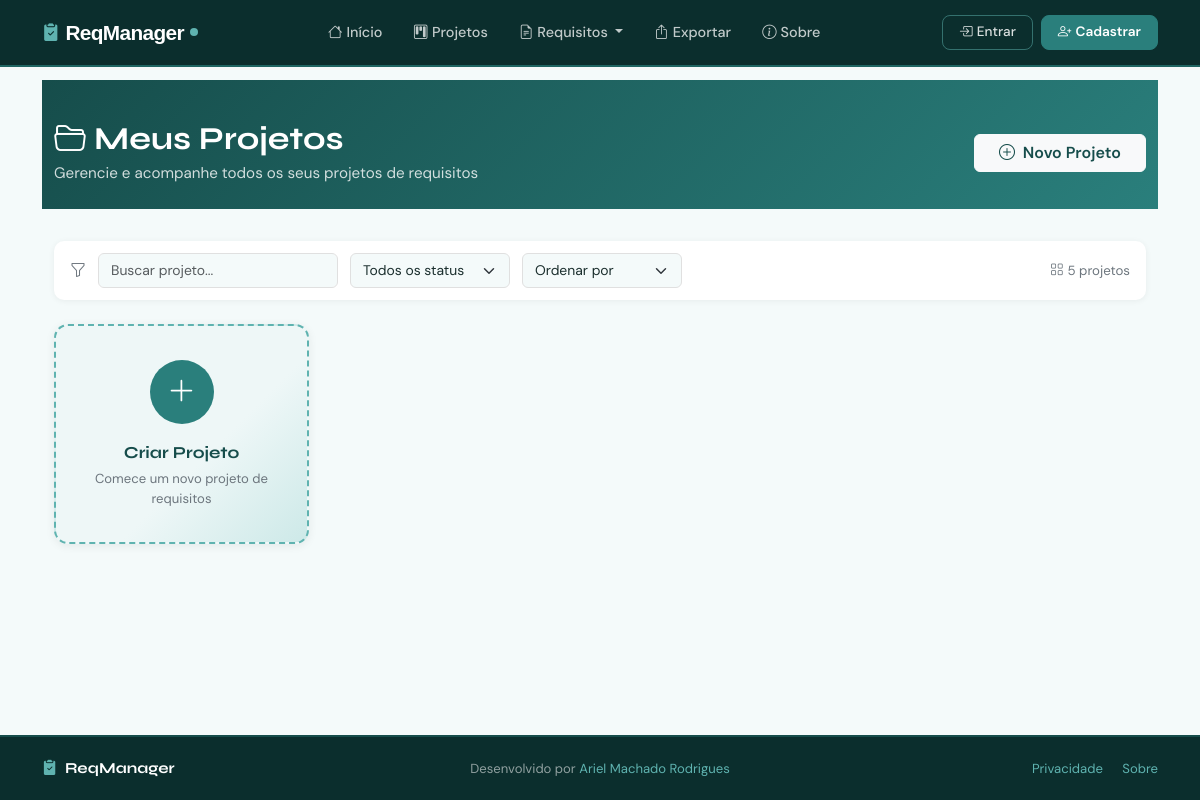
Before: /reqmanager/projetos/ with the older database file.
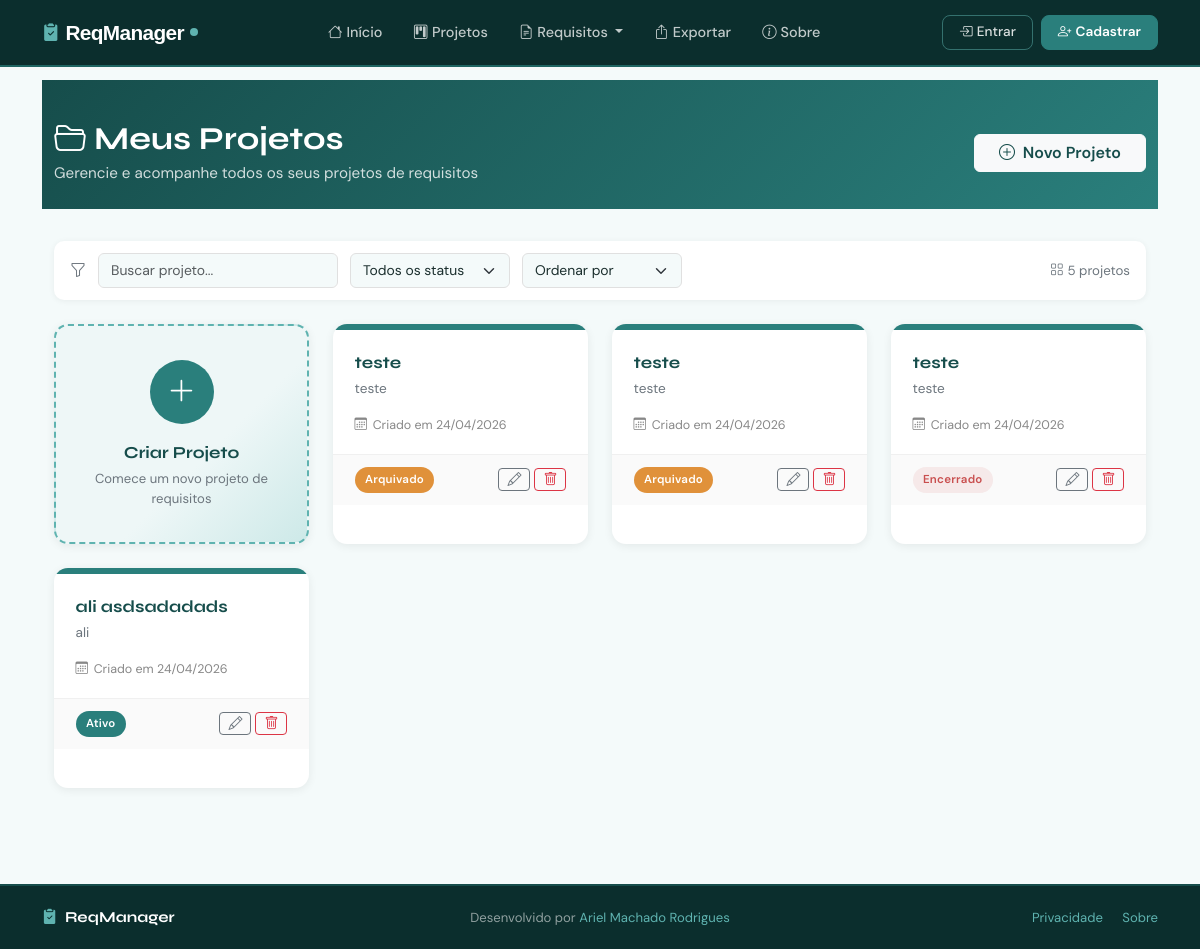
After: the same page with the newer database file.
### reqManager/models.py (models this page shows, shortened)
class TimeStampMixin(models.Model):
    criado_em     = models.DateTimeField(auto_now_add=True)
    atualizado_em = models.DateTimeField(auto_now=True)
    class Meta:
        abstract = True

class Projeto(TimeStampMixin):
    id        = models.UUIDField(primary_key=True, default=uuid.uuid4, editable=False)
    nome      = models.CharField(max_length=150, help_text="Nome do projeto, você poderá alterar depois!")
    descricao = models.TextField(blank=True)
    status    = models.CharField(max_length=10, choices=StatusProjeto.choices, default=StatusProjeto.ATIVO)
    criado_por = models.ForeignKey(User, on_delete=models.PROTECT)

### reqManager/views.py (the view)
# urls.py: path("projetos/", ListProjectView.as_view(), name="projetos"),
class ListProjectView(TemplateView):
    template_name = "reqManager/Projetos/ListarProjetos.html"
    def get_context_data(self, **kwargs):
        context = super().get_context_data(**kwargs)
        context["projetos"] = Projeto.objects.all().order_by("-criado_em")
        return context

### reqManager/templates/reqManager/Projetos/ListarProjetos.html (shortened to what this page needs)
{% extends "website/modelo.html" %}
{% load static %}
{% block conteudo %}
<div class="projects-header">
  <div class="container">
    <div class="d-flex align-items-center justify-content-between flex-wrap gap-2">
      <div>
        <h1><i class="bi bi-folder2-open me-2"></i>Meus Projetos</h1>
        <p>Gerencie e acompanhe todos os seus projetos de requisitos</p>
      </div>
      <a href="{% url 'projeto_criar' %}" class="btn btn-light fw-semibold px-4" style="color: var(--teal-700);">
        <i class="bi bi-plus-circle me-1"></i> Novo Projeto
      </a>
    </div>
  </div>
</div>
<div class="container pb-5">
  <div class="filter-bar">
    <i class="bi bi-funnel text-secondary"></i>
    <input type="text" class="form-control" style="max-width:240px;" placeholder="Buscar projeto...">
    <select class="form-select" style="max-width:160px;">
      <option value="">Todos os status</option>
    </select>
    <select class="form-select" style="max-width:160px;">
      <option value="">Ordenar por</option>
    </select>
    <span class="ms-auto text-secondary" style="font-size:0.83rem;">
      <i class="bi bi-grid me-1"></i>5 projetos
    </span>
  </div>
  <div class="row g-4">
    <div class="col-12 col-sm-6 col-md-4 col-xl-3">
      <a href="{% url 'projeto_criar' %}" class="text-decoration-none">
        <div class="project-card card-create text-center p-4">
          <div>
            <div class="create-icon mx-auto">
              <i class="bi bi-plus-lg"></i>
            </div>
            <div class="create-label">Criar Projeto</div>
            <p class="text-secondary mb-0 mt-1" style="font-size:0.82rem;">Comece um novo projeto de requisitos</p>
          </div>
        </div>
      </a>
    </div>
    {% for projeto in projetos %}
    <div class="col-12 col-sm-6 col-md-4 col-xl-3">
      <div class="project-card card-project">
        <div class="card-header-bar" style="background: var(--teal-500);"></div>
        <div class="card-body" style="cursor:pointer;" onclick="window.location='{% url 'arquivos_projeto' projeto.id %}'">
          <div class="project-name mb-1">{{ projeto.nome }}</div>
          <p class="project-desc">{{ projeto.descricao|default:"Sem descrição." }}</p>
          <div class="project-meta">
            <i class="bi bi-calendar3"></i> Criado em {{ projeto.criado_em|date:"d/m/Y" }}
          </div>
        </div>
        <div class="card-footer-bar">
          <span class="status-badge
            {% if projeto.status == 'ATIVO' %}bg-primary text-white
            {% elif projeto.status == 'ENCERRADO' %}bg-danger bg-opacity-10 text-danger
            {% elif projeto.status == 'ARQUIVADO' %}bg-warning  text-white
            {% endif %}">
            {{ projeto.get_status_display }}
          </span>
          <div class="d-flex gap-1">
            <a href="{% url 'projeto_editar' projeto.pk %}"
              class="btn btn-sm btn-outline-secondary py-0 px-2"
              title="Editar">
              <i class="bi bi-pencil"></i>
            </a>
            <a href="{% url 'projeto_excluir' projeto.pk %}"
              class="btn btn-sm btn-outline-danger py-0 px-2"
              title="Excluir">
              <i class="bi bi-trash"></i>
            </a>
          </div>
        </div>
      </div>
    </div>
{% endfor %}
  </div>
</div>
{% endblock %}

### website/templates/website/modelo.html (shortened to what this page needs)
{% load static %}
<!DOCTYPE html>
<html lang="pt-BR" data-bs-theme="light">
<head>
  <link href="https://cdn.jsdelivr.net/npm/bootstrap@5.3.3/dist/css/bootstrap.min.css" rel="stylesheet" />
  <link href="https://cdn.jsdelivr.net/npm/bootstrap-icons@1.11.3/font/bootstrap-icons.min.css" rel="stylesheet" />
</head>
<body>
  <nav class="navbar navbar-expand-lg fixed-top">
    <div class="container">
      <a class="navbar-brand" href="/">
        <i class="bi bi-clipboard2-check-fill" style="color: var(--teal-300); font-size:1.1rem;"></i>
        ReqManager<span class="brand-dot"></span>
      </a>
      <div class="collapse navbar-collapse" id="navbarMain">
        <ul class="navbar-nav mx-auto gap-1">
          <li class="nav-item">
            <a class="nav-link" href="/">
              <i class="bi bi-house me-1"></i>Início
            </a>
          </li>
          <li class="nav-item">
            <a class="nav-link" href="{% url 'projetos' %}">
              <i class="bi bi-kanban me-1"></i>Projetos
            </a>
          </li>
          <li class="nav-item dropdown">
            <a class="nav-link dropdown-toggle" href="#" role="button" data-bs-toggle="dropdown" aria-expanded="false">
              <i class="bi bi-file-earmark-text me-1"></i>Requisitos
            </a>
          </li>
          <li class="nav-item">
            <a class="nav-link" href="#">
              <i class="bi bi-box-arrow-up me-1"></i>Exportar
            </a>
          </li>
          <li class="nav-item">
            <a class="nav-link" href="#">
              <i class="bi bi-info-circle me-1"></i>Sobre
            </a>
          </li>
        </ul>
        {% if not user.is_authenticated %}
        <div class="d-flex align-items-center gap-2 ms-2">
          <a href="#" class="btn btn-nav-login">
            <i class="bi bi-box-arrow-in-right me-1"></i>Entrar
          </a>
          <a href="#" class="btn btn-nav-register">
            <i class="bi bi-person-plus me-1"></i>Cadastrar
          </a>
        </div>
        {% endif %}
      </div>
    </div>
  </nav>
  <main class="main-content" style="padding-top: 80px;">
    <div class="container">
      {% block conteudo %}{% endblock conteudo %}
    </div>
  </main>
  <footer class="footer">
    <div class="container">
      <div class="row align-items-center">
        <div class="col-md-4 mb-2 mb-md-0">
          <span class="footer-brand">
            <i class="bi bi-clipboard2-check-fill me-1" style="color:var(--teal-300);"></i>
            ReqManager
          </span>
        </div>
        <div class="col-md-4 text-center mb-2 mb-md-0">
          <span>Desenvolvido por <a href="#">Ariel Machado Rodrigues</a></span>
        </div>
        <div class="col-md-4 text-md-end">
          <a href="#" class="me-3">Privacidade</a>
          <a href="{% url "sobre" %}">Sobre</a>
        </div>
      </div>
    </div>
  </footer>
</body>
</html>

### website/templates/website/modelo.html (style rules this page uses)
:root { --teal-50: #eef7f7; --teal-100: #cde9e8; --teal-300: #5fb3b0; --teal-500: #2a7f7c; --teal-600: #1f6663; --teal-700: #164d4b; --teal-900: #0b2e2d; --bs-primary: #2a7f7c; --bs-primary-rgb: 42, 127, 124; --bs-primary-bg-subtle: #cde9e8; --bs-primary-border-subtle: #5fb3b0; --bs-link-color: #2a7f7c; --bs-link-hover-color: #164d4b; --bs-success: #3a9e6f; --bs-success-rgb: 58, 158, 111; --bs-success-bg-subtle: #d2f0e3; --bs-info: #3a7bbf; --bs-info-rgb: 58, 123, 191; --bs-info-bg-subtle: #d1e4f7; --bs-warning: #e0913a; --bs-warning-rgb: 224, 145, 58; --bs-warning-bg-subtle: #fde9d2; --bs-danger: #c94f4f; --bs-danger-rgb: 201, 79, 79; --bs-danger-bg-subtle: #f8d8d8; --bs-body-font-family: 'DM Sans', sans-serif; --bs-body-color: #1a2e2d; --bs-body-bg: #f4fafa; --bs-border-color: #cde9e8; }
body { font-family: var(--bs-body-font-family); background-color: var(--bs-body-bg); color: var(--bs-body-color); min-height: 100vh; display: flex; flex-direction: column; }
h1, h2, h3, h4, h5, h6, .brand-font { font-family: 'Open', sans-serif; }
.navbar { background-color: var(--teal-900) !important; border-bottom: 2px solid var(--teal-600); padding-top: 0.75rem; padding-bottom: 0.75rem; }
.navbar-brand { font-family: 'Open', sans-serif; font-weight: 800; font-size: 1.3rem; color: #fff !important; letter-spacing: -0.03em; display: flex; align-items: center; gap: 0.4rem; }
.navbar-brand span.brand-dot { display: inline-block; width: 8px; height: 8px; border-radius: 50%; background: var(--teal-300); margin-bottom: 2px; }
.navbar .nav-link { color: rgba(255, 255, 255, 0.75) !important; font-weight: 500; font-size: 0.9rem; padding: 0.45rem 0.85rem !important; border-radius: 6px; transition: background 0.18s, color 0.18s; }
.btn-nav-login { background: transparent; border: 1.5px solid rgba(95, 179, 176, 0.5); color: rgba(255, 255, 255, 0.85) !important; font-size: 0.85rem; font-weight: 500; border-radius: 8px; padding: 0.38rem 1rem; transition: all 0.18s; }
.btn-nav-register { background: var(--teal-500); border: 1.5px solid var(--teal-500); color: #fff !important; font-size: 0.85rem; font-weight: 600; border-radius: 8px; padding: 0.38rem 1rem; transition: all 0.18s; }
.main-content { flex: 1 0 auto; padding-top: 2rem; padding-bottom: 3rem; }
.footer { flex-shrink: 0; background-color: var(--teal-900); border-top: 2px solid var(--teal-700); color: rgba(255, 255, 255, 0.55); font-size: 0.82rem; padding: 1.25rem 0; }
.footer a { color: var(--teal-300); text-decoration: none; transition: color 0.15s; }
.footer .footer-brand { font-family: 'Syne', sans-serif; font-weight: 700; color: #fff; font-size: 0.95rem; }
a { color: var(--teal-500); }
.bg-primary { background-color: var(--teal-500) !important; }

Changed rows visible on the page:
added Projeto: nome "teste", descricao "teste", criado_em "24/04/2026", status "Arquivado"
added Projeto: nome "teste", descricao "teste", criado_em "24/04/2026", status "Arquivado"
added Projeto: nome "teste", descricao "teste", criado_em "24/04/2026", status "Encerrado"
added Projeto: nome "ali asdsadadads", descricao "ali", criado_em "24/04/2026", status "Ativo"
